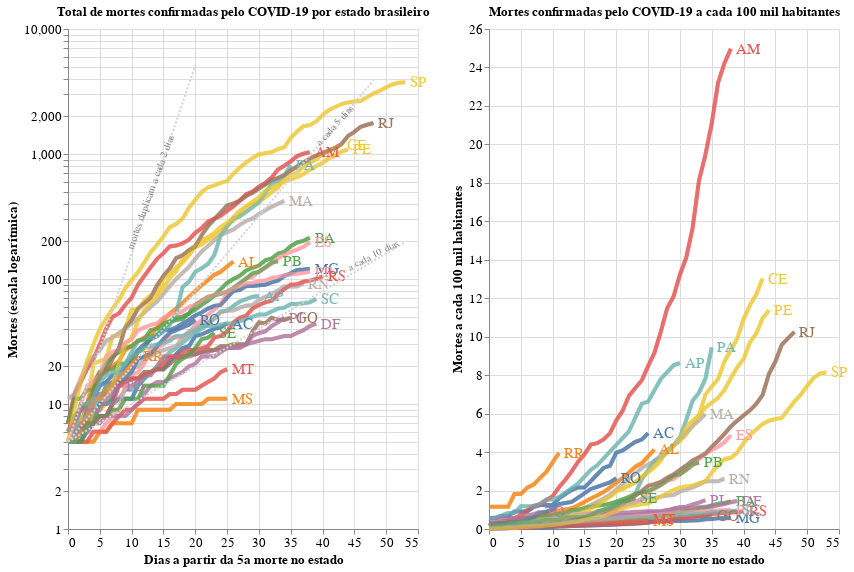

The cell this chart's notebook holds for it:
### Code cell
import altair as alt

text2b = alt.Chart({'values':[{'x': 13, 'y': 500}]}).mark_text(
    text='mortes duplicam a cada 2 dias', angle=290,
    size=10,
    color = 'gray'
).encode(
    x='x:Q', y='y:Q'
)

text5b = alt.Chart({'values':[{'x': 42, 'y': 1700}]}).mark_text(
    text='a cada 5 dias', angle=313,
    size=10,
    color = 'gray'
).encode(
    x='x:Q', y='y:Q'
)

text10b = alt.Chart({'values':[{'x': 48, 'y': 155}]}).mark_text(
    text='a cada 10 dias', angle=333,
    size=10,
    color = 'gray'
).encode(
    x='x:Q', y='y:Q'
)

# Sum it all up
chart1 = alt.layer(chart, overlay, text, double2, double5, double10, text2b, text5b, text10b).properties(
    width=350,
    height=500
)

# Sum em up!
chart2 = alt.layer(chartpop + overlaypop + textpop).properties(
    width=350,
    height=500
)

alt.hconcat(chart1, chart2
).configure_axis(
    labelFontSize=13,
    titleFontSize=13
).configure_title(
    fontSize=13
).add_selection(
  selection
)

### Figure 1 — Vega-Lite specification as saved in the notebook (floating-point values rounded to 4 significant figures; data arrays with more than 128 entries replaced by an {"elided": "..."} marker saying what was removed)
{"config": {"view": {"continuousWidth": 400, "continuousHeight": 300}, "axis": {"labelFontSize": 13, "titleFontSize": 13}, "title": {"fontSize": 13}}, "hconcat": [{"layer": [{"data": {"name": "data-e29860dd23a78e418675e2c4bd652cea"}, "mark": {"type": "line", "opacity": 0.7, "strokeWidth": 4}, "encoding": {"color": {"condition": {"type": "nominal", "field": "state", "selection": "selector004"}, "value": "lightgray"}, "tooltip": [{"type": "nominal", "field": "state", "title": "Estado"}, {"type": "nominal", "field": "Date", "format": "%d/%m/%Y", "timeUnit": "yearmonthdate", "title": "Data"}, {"type": "nominal", "field": "Deaths", "title": "Mortes"}], "x": {"type": "quantitative", "field": "Day"}, "y": {"type": "quantitative", "field": "Deaths", "scale": {"type": "log"}}}, "selection": {"selector004": {"type": "single", "fields": ["state"]}}, "title": "Total de mortes confirmadas pelo COVID-19 por estado brasileiro"}, {"data": {"name": "data-e29860dd23a78e418675e2c4bd652cea"}, "mark": {"type": "line", "opacity": 0.7, "strokeWidth": 4}, "encoding": {"color": {"type": "nominal", "field": "state"}, "opacity": {"value": 0.5}, "x": {"type": "quantitative", "field": "Day"}, "y": {"type": "quantitative", "field": "Deaths", "scale": {"type": "log"}}}, "title": "Total de mortes confirmadas pelo COVID-19 por estado brasileiro", "transform": [{"filter": {"selection": "selector004"}}]}, {"data": {"name": "data-e29860dd23a78e418675e2c4bd652cea"}, "mark": {"type": "text", "align": "left", "dx": 5, "size": 15}, "encoding": {"color": {"type": "nominal", "field": "state", "legend": null}, "text": {"type": "nominal", "field": "state"}, "x": {"type": "quantitative", "aggregate": "max", "axis": {"title": "Dias a partir da 5a morte no estado"}, "field": "Day"}, "y": {"type": "quantitative", "aggregate": {"argmax": "Day"}, "axis": {"title": "Mortes (escala logarítmica)"}, "field": "Deaths"}}, "title": "Total de mortes confirmadas pelo COVID-19 por estado brasileiro", "transform": [{"filter": {"selection": "selector004"}}]}, {"data": {"sequence": {"start": 0, "stop": 21, "step": 1, "as": "x"}}, "mark": {"type": "line", "strokeDash": [2, 2]}, "encoding": {"color": {"value": "lightgray"}, "x": {"type": "quantitative", "field": "x"}, "y": {"type": "quantitative", "field": "value"}}, "transform": [{"calculate": "5*pow(2,(datum.x/2))", "as": "double2"}, {"fold": ["double2"]}]}, {"data": {"sequence": {"start": 0, "stop": 49, "step": 1, "as": "x"}}, "mark": {"type": "line", "strokeDash": [2, 2]}, "encoding": {"color": {"value": "lightgray"}, "x": {"type": "quantitative", "field": "x"}, "y": {"type": "quantitative", "field": "value"}}, "transform": [{"calculate": "5*pow(2,(datum.x/5))", "as": "double5"}, {"fold": ["double5"]}]}, {"data": {"sequence": {"start": 0, "stop": 54, "step": 1, "as": "x"}}, "mark": {"type": "line", "strokeDash": [2, 2]}, "encoding": {"color": {"value": "lightgray"}, "x": {"type": "quantitative", "field": "x"}, "y": {"type": "quantitative", "field": "value"}}, "transform": [{"calculate": "5*pow(2,(datum.x/10))", "as": "double10"}, {"fold": ["double10"]}]}, {"data": {"name": "data-bf3a284e2fbb064d7dde36f27f5d5a49"}, "mark": {"type": "text", "angle": 290, "color": "gray", "size": 10, "text": "mortes duplicam a cada 2 dias"}, "encoding": {"x": {"type": "quantitative", "field": "x"}, "y": {"type": "quantitative", "field": "y"}}}, {"data": {"name": "data-d1aac4e1322477c3199ccb6b764144d1"}, "mark": {"type": "text", "angle": 313, "color": "gray", "size": 10, "text": "a cada 5 dias"}, "encoding": {"x": {"type": "quantitative", "field": "x"}, "y": {"type": "quantitative", "field": "y"}}}, {"data": {"name": "data-c30d6053fe76354c816deb59d241d80f"}, "mark": {"type": "text", "angle": 333, "color": "gray", "size": 10, "text": "a cada 10 dias"}, "encoding": {"x": {"type": "quantitative", "field": "x"}, "y": {"type": "quantitative", "field": "y"}}}], "height": 500, "width": 350}, {"layer": [{"layer": [{"mark": {"type": "line", "opacity": 0.7, "strokeWidth": 4}, "encoding": {"color": {"condition": {"type": "nominal", "field": "state", "selection": "selector004"}, "value": "lightgray"}, "tooltip": [{"type": "nominal", "field": "state", "title": "Estado"}, {"type": "nominal", "field": "Date", "format": "%d/%m/%Y", "timeUnit": "yearmonthdate", "title": "Data"}, {"type": "nominal", "field": "DeathPop", "format": ".2f", "title": "Proporção de Mortes"}], "x": {"type": "quantitative", "field": "Day"}, "y": {"type": "quantitative", "field": "DeathPop"}}, "selection": {"selector004": {"type": "single", "fields": ["state"]}}, "title": "Mortes confirmadas pelo COVID-19 a cada 100 mil habitantes"}, {"mark": {"type": "line", "opacity": 0.7, "strokeWidth": 4}, "encoding": {"color": {"type": "nominal", "field": "state"}, "opacity": {"value": 0.5}, "x": {"type": "quantitative", "field": "Day"}, "y": {"type": "quantitative", "field": "DeathPop"}}, "title": "Mortes confirmadas pelo COVID-19 a cada 100 mil habitantes", "transform": [{"filter": {"selection": "selector004"}}]}, {"mark": {"type": "text", "align": "left", "dx": 5, "size": 15}, "encoding": {"color": {"type": "nominal", "field": "state", "legend": null}, "text": {"type": "nominal", "field": "state"}, "x": {"type": "quantitative", "aggregate": "max", "axis": {"title": "Dias a partir da 5a morte no estado"}, "field": "Day"}, "y": {"type": "quantitative", "aggregate": {"argmax": "Day"}, "axis": {"title": "Mortes a cada 100 mil habitantes"}, "field": "DeathPop"}}, "title": "Mortes confirmadas pelo COVID-19 a cada 100 mil habitantes", "transform": [{"filter": {"selection": "selector004"}}]}]}], "data": {"name": "data-e29860dd23a78e418675e2c4bd652cea"}, "height": 500, "width": 350}], "$schema": "https://vega.github.io/schema/vega-lite/v4.8.1.json", "datasets": {"data-e29860dd23a78e418675e2c4bd652cea": {"elided": "924 records"}, "data-bf3a284e2fbb064d7dde36f27f5d5a49": [{"x": 13, "y": 500}], "data-d1aac4e1322477c3199ccb6b764144d1": [{"x": 42, "y": 1700}], "data-c30d6053fe76354c816deb59d241d80f": [{"x": 48, "y": 155}]}}
